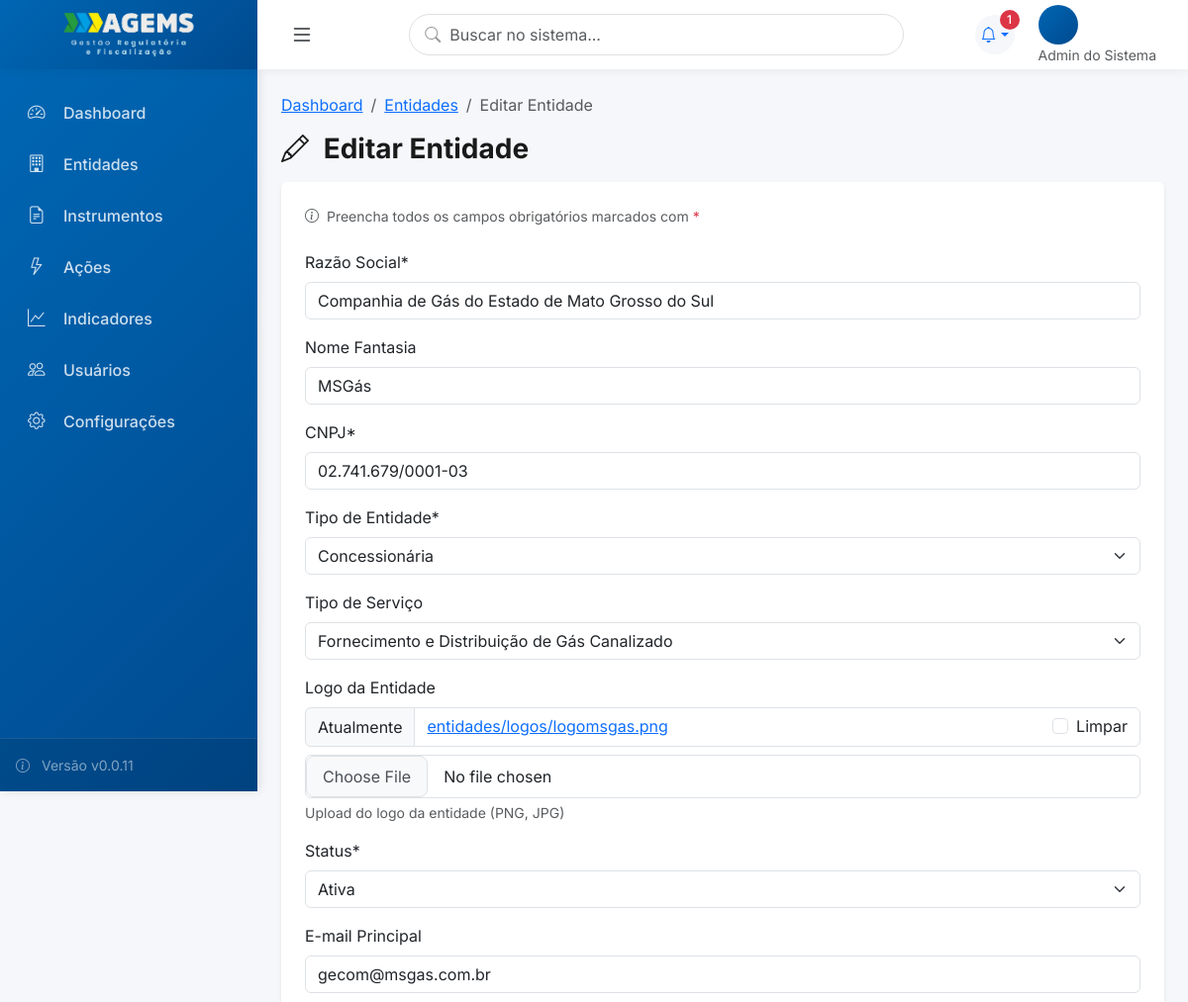
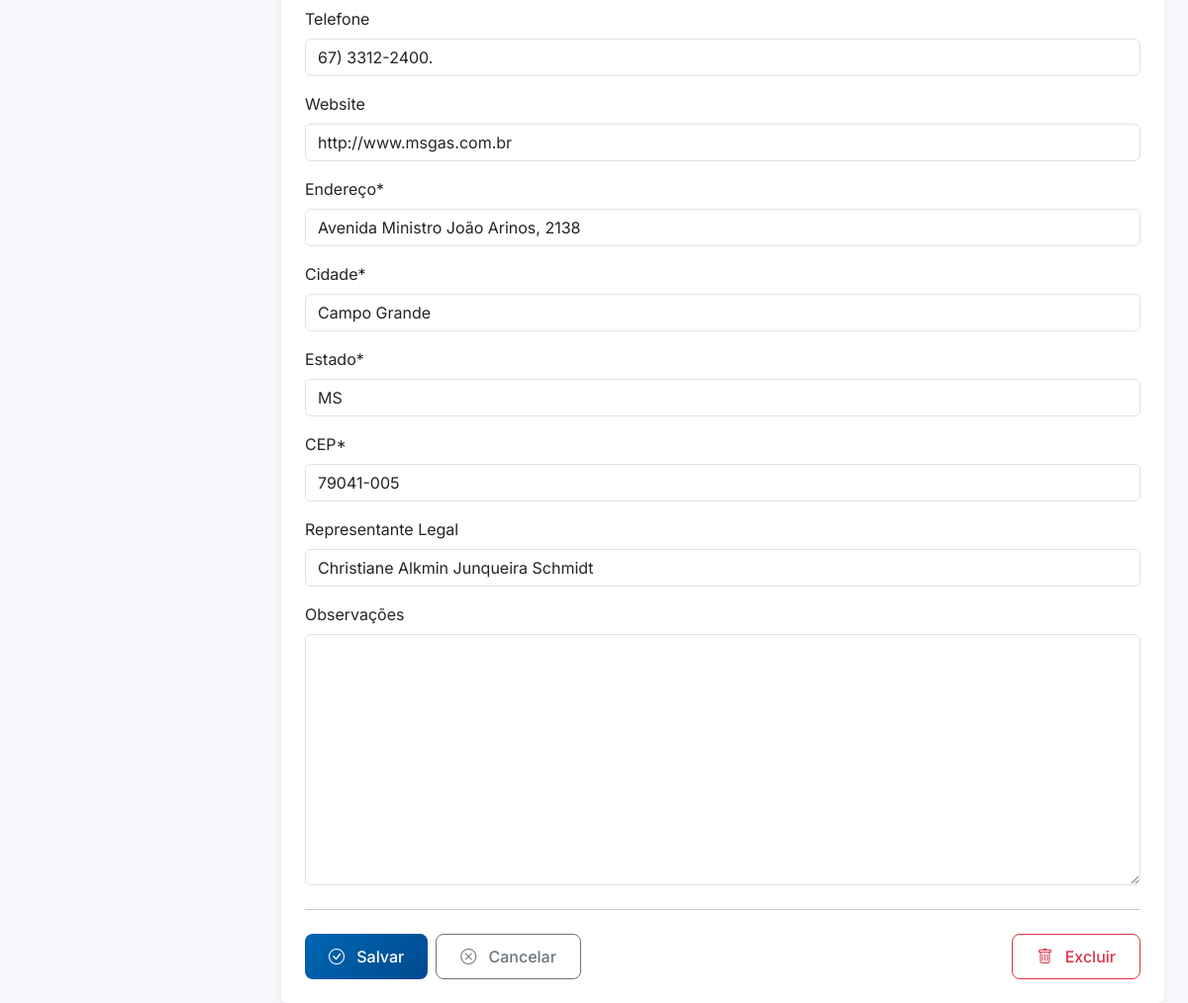
Screenshot of /entidades/1/editar/ (signed in) with the database file from the repository (2 pictures, top to bottom).
### usuarios/models.py (models this page shows, shortened)
class Usuario(AbstractUser):
    PERFIL_CHOICES = [
        (0, 'Admin do Sistema'),
        (1, 'Gestor (Diretor)'),
        (2, 'Gestor (Assessor)'),
        (3, 'Técnico (Coordenador)'),
        (4, 'Técnico (Executor)'),
        (5, 'Visualizador (Auditor)'),
    ]
    perfil = models.IntegerField(
        choices=PERFIL_CHOICES,
        default=4,
        verbose_name='Perfil de Acesso',
        help_text='Define o nível de acesso e permissões do usuário'
    )
    diretoria = models.ForeignKey(
        'core.Diretoria',
        on_delete=models.SET_NULL,
        null=True,
        blank=True,
        related_name='usuarios_diretoria',
        verbose_name='Diretoria',
        help_text='Diretoria principal do usuário (obrigatório para perfis 1-5)'
    )
    subunidade = models.ForeignKey(
        'core.Subunidade',
        on_delete=models.SET_NULL,
        null=True,
        blank=True,
        related_name='usuarios',
        verbose_name='Subunidade',
        help_text='Subunidade específica (obrigatório para perfis 2, 3, 4)'
    )
    diretorias_visualizacao = models.ManyToManyField(
        'core.Diretoria',
        blank=True,
        related_name='visualizadores',
        verbose_name='Diretorias para Visualização',
        help_text='Diretorias que o visualizador pode acessar (apenas para perfil 5)'
    )
    cargo = models.CharField(max_length=100, blank=True, verbose_name='Cargo')
    setor = models.CharField(max_length=100, blank=True, verbose_name='Setor/Departamento')
    telefone = models.CharField(max_length=20, blank=True, verbose_name='Telefone')
    entidade = models.ForeignKey(
        'entidades.Entidade',
        on_delete=models.SET_NULL,
        null=True,
        blank=True,
        related_name='usuarios',
        verbose_name='Entidade'
    )
    senha_temporaria = models.BooleanField(
        default=False,
        verbose_name='Senha Temporária',
        help_text='Se True, usuário será forçado a trocar senha no próximo login'
    )
    ativo = models.BooleanField(default=True, verbose_name='Usuário Ativo')
    data_criacao = models.DateTimeField(auto_now_add=True, verbose_name='Data de Criação')
    data_atualizacao = models.DateTimeField(auto_now=True, verbose_name='Última Atualização')
    class Meta:
        verbose_name = 'Usuário'
        verbose_name_plural = 'Usuários'
        ordering = ['first_name', 'last_name']
        indexes = [
            models.Index(fields=['perfil']),
            models.Index(fields=['diretoria']),
            models.Index(fields=['subunidade']),
        ]

### entidades/models.py (models this page shows, shortened)
class Entidade(models.Model):
    STATUS_CHOICES = [
        ('ativa', 'Ativa'),
        ('suspensa', 'Suspensa'),
        ('encerrada', 'Encerrada'),
    ]
    razao_social = models.CharField('Razão Social', max_length=200)
    nome_fantasia = models.CharField('Nome Fantasia', max_length=200, blank=True)
    cnpj = models.CharField('CNPJ', max_length=18, unique=True)
    tipo_entidade = models.ForeignKey(
        TipoEntidade,
        on_delete=models.PROTECT,
        verbose_name='Tipo de Entidade',
        related_name='entidades'
    )
    tipo_servico = models.ForeignKey(
        TipoServico,
        on_delete=models.PROTECT,
        verbose_name='Tipo de Serviço',
        related_name='entidades',
        null=True,
        blank=True
    )
    def upload_logo_path(instance, filename):
        """Gera um caminho único para o upload do logo usando UUID"""
        extension = os.path.splitext(filename)[1]
        unique_filename = f"{uuid.uuid4()}{extension}"
        return os.path.join('entidades', 'logos', unique_filename)
    logo = models.ImageField(
        'Logo da Entidade',
        upload_to=upload_logo_path,
        blank=True,
        null=True,
        help_text='Upload do logo da entidade (PNG, JPG)'
    )
    status = models.CharField('Status', max_length=10, choices=STATUS_CHOICES, default='ativa')
    email = models.EmailField('E-mail Principal', blank=True)
    telefone = models.CharField('Telefone', max_length=20, blank=True)
    site = models.URLField('Website', blank=True)
    endereco = models.CharField('Endereço', max_length=200)
    cidade = models.CharField('Cidade', max_length=100, default='Campo Grande')
    estado = models.CharField('Estado', max_length=2, default='MS')
    cep = models.CharField('CEP', max_length=10)
    representante_legal = models.CharField('Representante Legal', max_length=200, blank=True)
    observacoes = models.TextField('Observações', blank=True)
    data_cadastro = models.DateTimeField('Data de Cadastro', auto_now_add=True)
    data_atualizacao = models.DateTimeField('Última Atualização', auto_now=True)
    class Meta:
        verbose_name = 'Entidade'
        verbose_name_plural = 'Entidades'
        ordering = ['razao_social']

### entidades/views.py (the view)
# urls.py: path('entidades/<int:pk>/editar/', EntidadeUpdateView.as_view(), name='entidade_edit'),
class EntidadeUpdateView(PermissionRequiredMixin, ModernUpdateView):
    permission_required = 'entidades.change_entidade'
    model = Entidade
    form_class = EntidadeForm
    template_name = 'entidades/entidade_form.html'
    success_url = reverse_lazy('entidade_list')

### templates/entidades/entidade_form.html (shortened to what this page needs)
﻿{% extends 'base_modern.html' %}
{% load crispy_forms_tags %}
{% block content %}
<div class="page-header">
    <nav aria-label="breadcrumb">
        <ol class="breadcrumb">
            <li class="breadcrumb-item"><a href="/">Dashboard</a></li>
            <li class="breadcrumb-item"><a href="{{list_url}}">{{module_name}}</a></li>
            <li class="breadcrumb-item active">{{form_title}}</li>
        </ol>
    </nav>
    <h1 class="page-title">
        <i class="{{icon}} me-2"></i>
        {{form_title}}
    </h1>
</div>
<div class="row">
    <div class="col-12">
        <div class="card border-0 shadow-sm">
            <div class="card-body p-4">
                <form method="post" enctype="multipart/form-data" novalidate>
                    <p class="small text-muted mb-4">
                        <i class="bi bi-info-circle me-1"></i>
                        Preencha todos os campos obrigatórios marcados com <span class="text-danger">*</span>
                    </p>
                    {% block form_content %}
                    {{form|crispy}}
                    {% endblock %}
                    <hr class="my-4">
                    <div class="d-flex gap-2">
                        <button type="submit" class="btn btn-primary">
                            <i class="bi bi-check-circle me-2"></i>
                            Salvar
                        </button>
                        <button type="button" class="btn btn-outline-secondary" onclick="window.history.back()">
                            <i class="bi bi-x-circle me-2"></i>
                            Cancelar
                        </button>
                        {% if object %}
                        <button type="button" class="btn btn-outline-danger ms-auto" data-bs-toggle="modal"
                            data-bs-target="#deleteModal">
                            <i class="bi bi-trash me-2"></i>
                            Excluir
                        </button>
                        {% endif %}
                    </div>
                </form>
            </div>
        </div>
    </div>
</div>
{% endblock %}

### templates/base_modern.html (shortened to what this page needs)
﻿{% load static %}
<!DOCTYPE html>
<html lang="pt-BR">
<head>
    <link href="https://cdn.jsdelivr.net/npm/bootstrap@5.3.2/dist/css/bootstrap.min.css" rel="stylesheet">
    <link rel="stylesheet" href="https://cdn.jsdelivr.net/npm/bootstrap-icons@1.11.1/font/bootstrap-icons.css">
    <link rel="stylesheet" href="https://cdnjs.cloudflare.com/ajax/libs/font-awesome/6.4.2/css/all.min.css">
</head>
<body>
    <aside class="sidebar" id="sidebar">
        <ul class="sidebar-nav">
            <li class="sidebar-nav-item">
                <a href="/" class="sidebar-nav-link {% if request.path == '/' %}active{% endif %}">
                    <i class="bi bi-speedometer2"></i>
                    <span>Dashboard</span>
                </a>
            </li>
            {% if perms.entidades.view_entidade %}
            <li class="sidebar-nav-item">
                <a href="{% url 'entidade_list' %}" class="sidebar-nav-link">
                    <i class="bi bi-building"></i>
                    <span>Entidades</span>
                </a>
            </li>
            {% endif %}
            {% if perms.instrumentos.view_instrumento %}
            <li class="sidebar-nav-item">
                <a href="{% url 'instrumento_list' %}" class="sidebar-nav-link">
                    <i class="bi bi-file-earmark-text"></i>
                    <span>Instrumentos</span>
                </a>
            </li>
            {% endif %}
            {% if perms.acoes.view_acao %}
            <li class="sidebar-nav-item">
                <a href="{% url 'acao_list' %}" class="sidebar-nav-link">
                    <i class="bi bi-lightning"></i>
                    <span>Ações</span>
                </a>
            </li>
            {% endif %}
            {% if perms.indicadores.view_indicador %}
            <li class="sidebar-nav-item">
                <a href="{% url 'indicador_list' %}" class="sidebar-nav-link">
                    <i class="bi bi-graph-up"></i>
                    <span>Indicadores</span>
                </a>
            </li>
            {% endif %}
            {% if user.is_authenticated and user.perfil <= 3 %}
                <li class="sidebar-nav-item">
                    <a href="{% url 'usuario_list' %}" class="sidebar-nav-link">
                        <i class="bi bi-people"></i>
                        <span>Usuários</span>
                    </a>
                </li>
                <li class="sidebar-nav-item">
                    <a href="{% url 'configuracoes' %}" class="sidebar-nav-link">
                        <i class="bi bi-gear"></i>
                        <span>Configurações</span>
                    </a>
                </li>
                {% endif %}
        </ul>
        <div class="sidebar-footer">
            <div class="text-white-50 small">
                <i class="bi bi-info-circle me-2"></i>
                Versão v0.0.11
            </div>
        </div>
    </aside>
    <main class="main-content">
        <header class="top-header">
            <div class="d-flex align-items-center h-100">
                <div class="header-brand-box">
                    <a href="/" class="sidebar-brand">
                        <img src="{% static 'img/logo.png' %}" alt="AGEMS" style="max-width: 140px; height: auto;">
                    </a>
                </div>
                <button class="btn btn-link text-dark ms-2" id="sidebarToggle">
                    <i class="bi bi-list fs-4"></i>
                </button>
            </div>
            <div class="header-search position-relative d-none d-lg-block">
                <i class="bi bi-search"></i>
                <input type="search" class="form-control" placeholder="Buscar no sistema...">
            </div>
            <div class="header-actions">
                <div class="dropdown">
                    <a class="header-icon dropdown-toggle text-decoration-none" href="#" id="alertsDropdown"
                        data-bs-toggle="dropdown" aria-expanded="false">
                        <i class="bi bi-bell"></i>
                        <span id="alertCount" class="badge bg-danger rounded-pill">0</span>
                    </a>
                </div>
                <div class="user-profile dropdown">
                    <div data-bs-toggle="dropdown">
                        <div class="user-avatar">
                        </div>
                        <div class="d-none d-md-block">
                            <div class="small text-muted">{{user.get_perfil_display}}</div>
                        </div>
                    </div>
                </div>
            </div>
        </header>
        <div class="content-area">
            {% block content %}{% endblock %}
        </div>
    </main>
</body>
</html>

### rows the page displays
Usuario: perfil "Admin do Sistema"
Entidade: razao_social "Companhia de Gás do Estado de Mato Grosso do Sul", nome_fantasia "MSGás", cnpj "02.741.679/0001-03", tipo_entidade "Concessionária", tipo_servico "Fornecimento e Distribuição de Gás Canalizado", status "Ativa", email "gecom@msgas.com.br", telefone "67) 3312-2400.", site "http://www.msgas.com.br", endereco "Avenida Ministro João Arinos, 2138", cidade "Campo Grande", estado "MS", cep "79041-005", representante_legal "Christiane Alkmin Junqueira Schmidt"

### other values shown
{{ module_name }} "Entidades"
